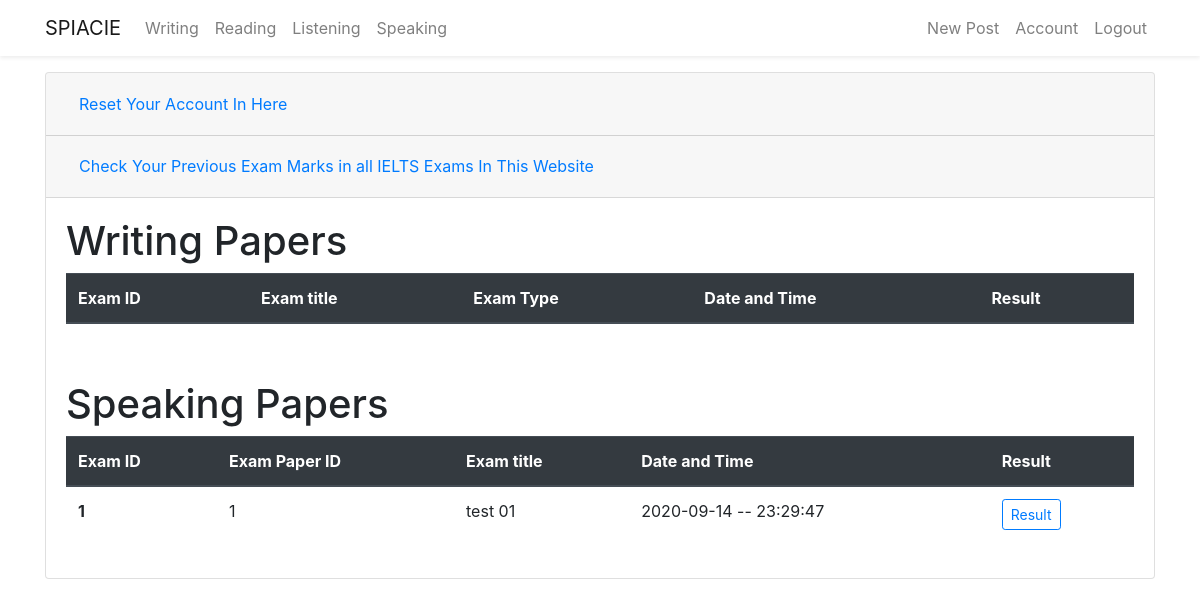
Page /account (signed in) on the earlier database version.
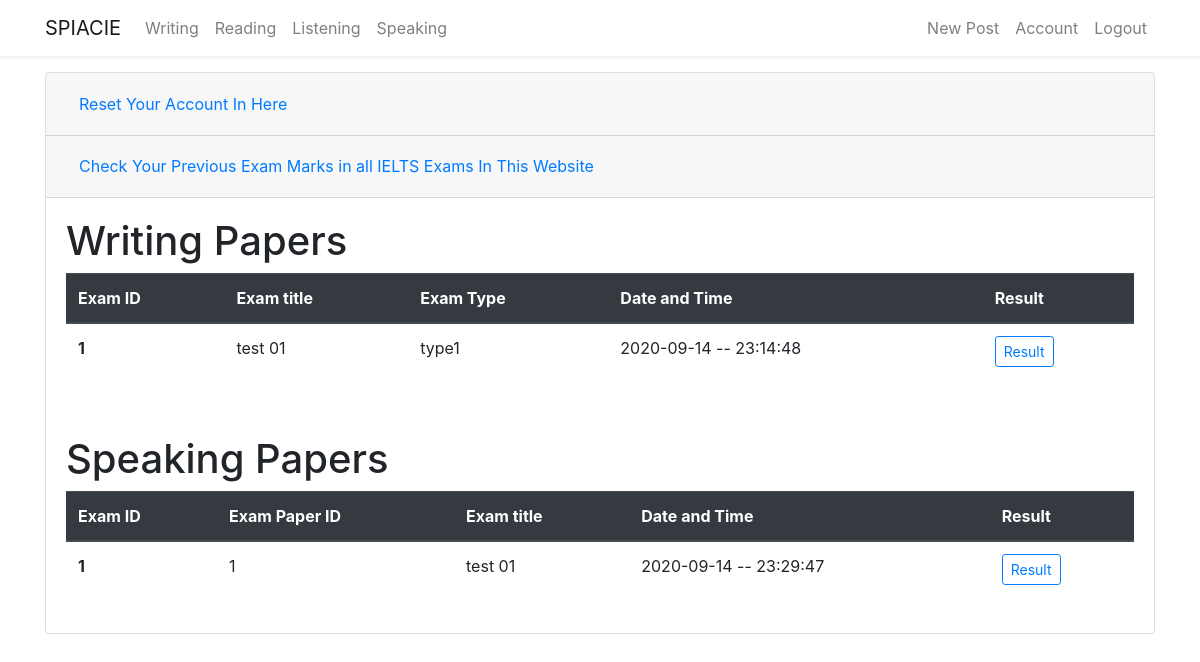
Same page on the later database version.
### flaskblog/models.py (models this page shows, shortened)
class Speakinganswersaved(db.Model):
    id = db.Column(db.Integer, primary_key=True)
    pid = db.Column(db.Integer, db.ForeignKey('speaking.id'), nullable=True)
    answer01 = db.Column(db.String(500), nullable=True)
    answer02 = db.Column(db.String(500), nullable=True)
    answer03 = db.Column(db.String(500), nullable=True)
    answer04 = db.Column(db.String(500), nullable=True)
    answer05 = db.Column(db.String(500), nullable=True)
    date_posted = db.Column(db.DateTime, nullable=False,
                            default=datetime.now())
    user_id = db.Column(db.Integer, db.ForeignKey('user.id'), nullable=False)

class Speaking(db.Model):
    id = db.Column(db.Integer, primary_key=True)
    title = db.Column(db.String(300), unique=True, nullable=False)
    question_01 = db.Column(db.String(500), nullable=False)
    question_02 = db.Column(db.String(500), nullable=False)
    question_03 = db.Column(db.String(500), nullable=False)
    question_04 = db.Column(db.String(500), nullable=False)
    question_05 = db.Column(db.String(500), nullable=False)
    date_posted = db.Column(db.DateTime, nullable=False,
                            default=datetime.now())
    user_id = db.Column(db.Integer, db.ForeignKey('user.id'), nullable=False)
    speaking = db.relationship(
        'Speakinganswersaved', backref='speaker', lazy=True)

class Writingpaperanswer(db.Model):
    id = db.Column(db.Integer, primary_key=True)
    pid = db.Column(db.Integer, db.ForeignKey(
        'writingpaper.id'), nullable=False)
    task = db.Column(db.String(1000), nullable=False)
    type = db.Column(db.String(200), nullable=False)
    date_posted = db.Column(db.DateTime, nullable=False,
                            default=datetime.now())
    user_id = db.Column(db.Integer, db.ForeignKey('user.id'), nullable=False)

class Writingpaper(db.Model):
    id = db.Column(db.Integer, primary_key=True)
    title = db.Column(db.String(300), unique=True, nullable=False)
    task01 = db.Column(db.String(1000), nullable=False)
    task01_img = db.Column(db.String(20), nullable=True)
    date_posted = db.Column(db.DateTime, nullable=False,
                            default=datetime.now())
    user_id = db.Column(db.Integer, db.ForeignKey('user.id'), nullable=False)
    answer = db.relationship(
        'Writingpaperanswer', backref='candidate', lazy=True)

### flaskblog/users/routes.py (the view)
@users.route("/account", methods=['GET', 'POST'])
@login_required
def account():
    form = UpdateAccountForm()
    writinganswers = Writingpaperanswer.query.filter_by(
        user_id=current_user.id).all()
    speakinganswersaves = Speakinganswersaved.query.filter_by(
        user_id=current_user.id).all()
    speakingquestions = Speakingquestion.query.filter_by(
        user_id=current_user.id).all()
    for writinganswer in writinganswers:
        if writinganswer.user_id == current_user.id:
            print(type(writinganswer))
            print(writinganswer.id)
    if form.validate_on_submit():
        if form.picture.data:
            picture_file = save_picture(form.picture.data)
            current_user.image_file = picture_file
        current_user.firstname = form.firstname.data
        current_user.lastname = form.lastname.data
        current_user.username = form.username.data
        current_user.email = form.email.data
        db.session.commit()
        flash('Your Account has been updated!', 'success')
        return redirect(url_for('users.account'))
    elif request.method == 'GET':
        form.firstname.data = current_user.firstname
        form.lastname.data = current_user.lastname
        form.username.data = current_user.username
        form.email.data = current_user.email
    image_file = url_for(
        'static', filename='profile_pics/' + current_user.image_file)
    return render_template('account.html', title='Account', image_file=image_file, form=form, writinganswers=writinganswers, speakinganswersaves=speakinganswersaves, speakingquestions=speakingquestions)

### flaskblog/models.py (called while the page is built)
@login_manger.user_loader
def load_user(user_id):
    return User.query.get(int(user_id))

### flaskblog/templates/account.html (shortened to what this page needs)
{% extends 'layout.html'%} {% block content %}
<div class="content-section">
  <div class="accordion" id="accordionExample">
    <div class="card">
      <div class="card-header" id="headingOne">
        <h2 class="mb-0">
          <button
            class="btn btn-link btn-block text-left"
            type="button"
            data-toggle="collapse"
            data-target="#collapseOne"
            aria-expanded="true"
            aria-controls="collapseOne"
          >
            Reset Your Account In Here
          </button>
        </h2>
      </div>
      <div class="card-header" id="headingTwo">
        <h2 class="mb-0">
          <button
            class="btn btn-link btn-block text-left collapsed"
            type="button"
            data-toggle="collapse"
            data-target="#collapseTwo"
            aria-expanded="false"
            aria-controls="collapseTwo"
          >
            Check Your Previous Exam Marks in all IELTS Exams In This Website
          </button>
        </h2>
      </div>
      <div
        id="collapseTwo"
        class="collapse show"
        aria-labelledby="headingTwo"
        data-parent="#accordionExample"
      >
        <div class="card-body">
          <table class="table">
            <h1>Writing Papers</h1>
            <thead class="thead-dark">
              <tr>
                <th scope="col">Exam ID</th>
                <th scope="col">Exam title</th>
                <th scope="col">Exam Type</th>
                <th scope="col">Date and Time</th>
                <th scope="col">Result</th>
              </tr>
            </thead>
            <tbody>
              {% for writinganswer in writinganswers %} {% if
              writinganswer.user_id == current_user.id %}
              <tr>
                <th scope="row">{{ writinganswer.id}}</th>
                <td>{{ writinganswer.candidate.title}}</td>
                <td>{{ writinganswer.type}}</td>
                <td>
                  {{ writinganswer.date_posted.strftime("%Y-%m-%d --
                  %H:%M:%S")}}
                </td>
                <td>
                  <a
                    type="button"
                    class="btn btn-outline-primary btn-sm"
                    href="{{ url_for('writing.result', writing_result_id= writinganswer.id )}}"
                  >
                    Result
                  </a>
                </td>
              </tr>
              {% endif %} {% endfor %}
            </tbody>
          </table>
        </div>
        <div class="card-body">
          <table class="table">
            <h1>Speaking Papers</h1>
            <thead class="thead-dark">
              <tr>
                <th scope="col">Exam ID</th>
                <th scope="col">Exam Paper ID</th>
                <th scope="col">Exam title</th>
                <th scope="col">Date and Time</th>
                <th scope="col">Result</th>
              </tr>
            </thead>
            <tbody>
              {% for speakinganswersave in speakinganswersaves %} {% if
              speakinganswersave.user_id == current_user.id %}
              <tr>
                <th scope="row">{{ speakinganswersave.id}}</th>
                <td>{{ speakinganswersave.speaker.id}}</td>
                <td>{{ speakinganswersave.speaker.title}}</td>
                <td>
                  {{ speakinganswersave.date_posted.strftime("%Y-%m-%d --
                  %H:%M:%S")}}
                </td>
                <td>
                  <a
                    type="button"
                    class="btn btn-outline-primary btn-sm"
                    href="{{ url_for('speaking.result', speaking_id= speakinganswersave.id )}}"
                  >
                    Result
                  </a>
                </td>
              </tr>
              {% endif %} {% endfor %}
            </tbody>
          </table>
        </div>
      </div>
    </div>
  </div>
  {% endblock content%}

### flaskblog/templates/layout.html (shortened to what this page needs)
<!DOCTYPE html>
<html lang="en">
  <head>
    <link
      rel="stylesheet"
      href="https://stackpath.bootstrapcdn.com/bootstrap/4.5.0/css/bootstrap.min.css"
    />
  </head>
  <body>
    {% include 'includes/_navbar.html' %}
    <div class="container mt-3">
       {% block content %} {% endblock
      content%}
    </div>
  </body>
</html>

### flaskblog/templates/includes/_navbar.html (shortened to what this page needs)
<nav class="navbar navbar-expand-md navbar-light bg-white shadow-sm">
  <div class="container">
    <a class="navbar-brand" href="/">SPIACIE</a>
    <div class="collapse navbar-collapse" id="navbarSupportedContent">
      <ul class="navbar-nav mr-auto">
        <li class="nav-item">
          <a class="nav-link" href="{{ url_for('writing.write') }}">Writing</a>
        </li>
        <li class="nav-item">
          <a class="nav-link" href="{{ url_for('reading.read')}}">Reading</a>
        </li>
        <li class="nav-item">
          <a class="nav-link" href="{{ url_for('listening.listen')}}">Listening</a>
        </li>
        <li class="nav-item">
          <a class="nav-link" href="{{ url_for('speaking.speak') }}">Speaking</a>
        </li>
      </ul>
      <ul class="navbar-nav ml-auto">
        {% if current_user.is_authenticated %}
        <li class="nav-item">
          <a class="nav-link" href="/post/new">New Post</a>
        </li>
        <li class="nav-item">
          <a class="nav-link" href="/account">Account</a>
        </li>
        <li class="nav-item">
          <a class="nav-link" href="/logout">Logout</a>
        </li>
        {% endif %}
      </ul>
    </div>
  </div>
</nav>

Differences in the rows shown:
added Writingpaperanswer: id "1", candidate "test 01", type "type1", date_posted "2020-09-14 -- 23:14:48"
